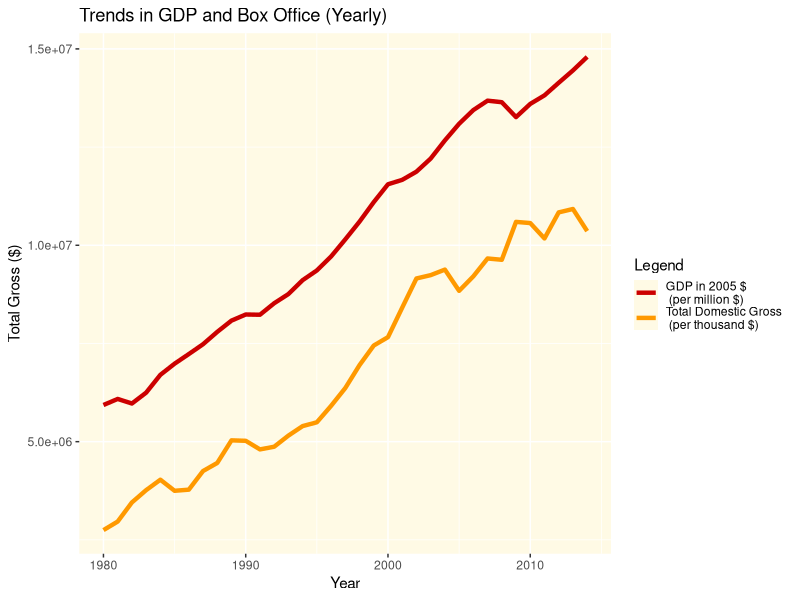

R code for this plot: (Note: this script raises an error after producing the figure.)
## ---- chunk 1
library(plyr)
library(ggplot2)
## ---- chunk 2
top_movie <- read.csv('data/top_grossing_movie_yearly.csv')

box_office <- read.csv('data/box_office.csv')

gdp <- read.csv('data/gdp_data.csv')

head(top_movie)

tail(top_movie)

head(box_office)

tail(box_office)


## ---- chunk 3
box_office$gdp <- gdp$GDP..constant.2005.US..

box_office$gdp <- box_office$gdp / 1000000

box_office$Total.Gross2 <- box_office$Total.Gross / 1000
  
ggplot(box_office, aes(Year)) + 
  geom_line(aes(y = Total.Gross2, color = 'total.gross'), size = 1.5) + 
  geom_line(aes(y = gdp, color = 'gdp'), size = 1.5) + 
  labs(title = 'Trends in GDP and Box Office (Yearly)',
       x = 'Year',
       y = 'Total Gross ($)') +
  scale_color_manual(name = 'Legend',
                       breaks = c('gdp','total.gross'),
                       values = c('#cc0000', '#ff9900'),
                       labels = c('GDP in 2005 $ \n (per million $)', 
                            'Total Domestic Gross \n (per thousand $)')) +
      theme(panel.background = element_rect(fill = '#fffae5'))
## ---- chunk 4
box_office$Top.Movie <- top_movie$Total.Domestic.Box.Office
percent <- (box_office$Top.Movie / box_office$Total.Gross) * 100

ggplot(box_office, aes(x = Year, y = percent)) +
  geom_line(aes(color = percent), size = 1.5) +
  geom_point(color = '#206020', size = 3) +
  scale_color_gradient(low = '#8CD98C', high = '#004D00') +
  labs(title = 'Percentage of Top Movie of the Year \n Versus Total Box Office',
       x = 'Year',
       y = 'Percentage (%)',
       color = '%') +
  theme_bw() + theme(panel.background = element_rect(fill = '#e5f7ff'))
## ---- chunk 5
avg <- aggregate(top_movie[, 4:5], list(top_movie$Genre), mean, na.rm = TRUE)
colnames(avg)[1] <- 'Genre'

top_movie$Genre <- as.factor(top_movie$Genre)

genre_freq <- count(top_movie, "Genre")
avg <- merge(avg, genre_freq)
avg <- avg[c(1, 4, 2, 3)]

colnames(avg)[3] <- "AvgProductionBudget"
colnames(avg)[4] <- "AvgDomesticBoxOffice"

g <- ggplot(avg, aes(x = Genre, y = freq))

g + geom_point(aes(size = AvgDomesticBoxOffice / 1000000,
                   color = AvgProductionBudget / 1000000)) +
  scale_size_continuous(range = c(10, 30)) +
  labs(title =
  "Average Domestic Box Office and Average \n Production Budget for each Genre",
       color = "Avg Production Budget per Genre (in millions $)",
       size = "Avg Domestic Box Office per Genre (in millions $)",
       y = 'Number of Movies Produced') + expand_limits(y = c(-1, 20)) +
  scale_color_gradient(low = "#99ddff", high = "#002699") + 
  theme(panel.background = element_rect(fill = '#e5efff'),
        legend.key = element_rect(fill = '#e5efff'))

## ---- chunk 6
ggplot(top_movie, aes(x = Genre, fill = Decade)) + geom_bar() +
        labs(title = "Different Genres",
             y = "Number of Movies Produced") +
  theme(panel.background = element_rect(fill = "#ffe5ff")) +
  scale_fill_manual(values = c("#7A29D6", "#8F52E0", "#A885ED", "#C2B8FA"))
